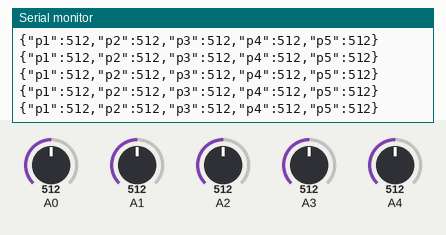
The sketch below on a simulated Arduino Uno, built with avr-gcc and run on an emulated ATmega328P. On the bench: the last lines printed to the serial monitor. The test bench sets the inputs (shaded band); at power-on: A0 = 512, A1 = 512, A2 = 512, A3 = 512, A4 = 512.

Above: at 1.2 s.
1.3 s: A0 set to 110
At 1.42 s:
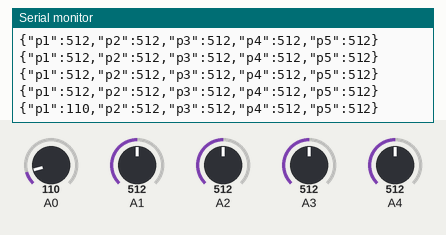
4.3 s: A0 set to 89
At 4.31 s:
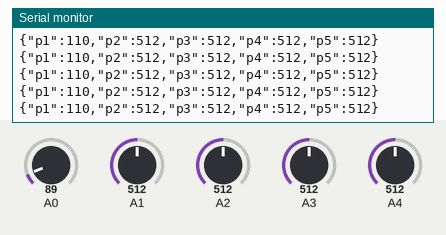
10.3 s: A1 set to 106
At 10.33 s:
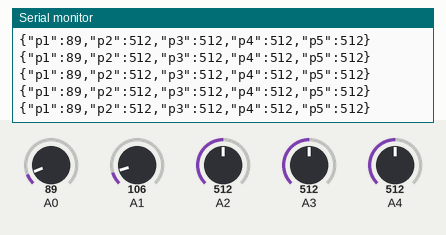
13.3 s: A1 set to 91
At 13.31 s:
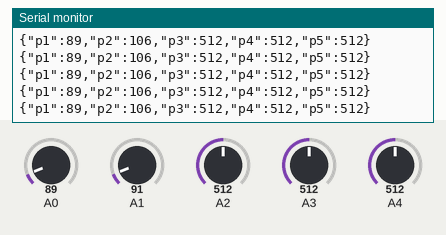
Timing chart, 0 to 16.3 s (numbered marks = the images above; inputs shaded):
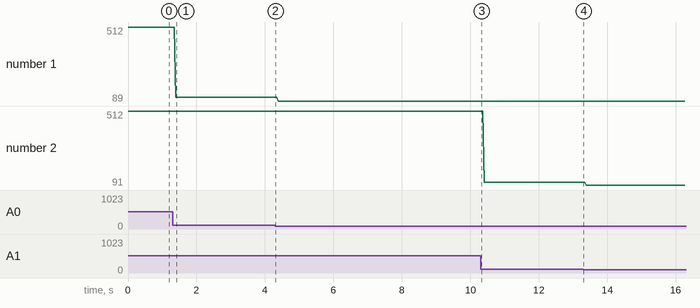

Measured:
- after the input at 1.3 s, the serial monitor: prints a new line after 0.10 s (image 1)
- plotted number 1: 512 → 110 after the input at 1.3 s, 110 → 89 after the input at 4.3 s
- plotted number 2: 512 → 106 after the input at 10.3 s, 106 → 91 after the input at 13.3 s

The sketch:

arduino_piezo_2_serial.ino
```cpp
void setup() {
  Serial.begin(9600);
}

void loop() {
  // to communicate to processing

  String json;
  json = "{\"p1\":";
  json = json + analogRead(0);
  json = json + ",\"p2\":";
  json = json +  analogRead(1);
  json = json + ",\"p3\":";
  json = json +  analogRead(2);
  json = json + ",\"p4\":";
  json = json +  analogRead(3);
  json = json + ",\"p5\":";
  json = json +  analogRead(4);
  json = json + "}";
  Serial.println(json);


  // to trace the output
  /*
    Serial.print(analogRead(0));
    Serial.print(",");
    Serial.print(analogRead(1));
    Serial.print(",");
    Serial.print(analogRead(2));
    Serial.print(",");
    Serial.print(analogRead(3));
    Serial.print(",");
    Serial.print(analogRead(4));
    Serial.println();
    */
}
```
